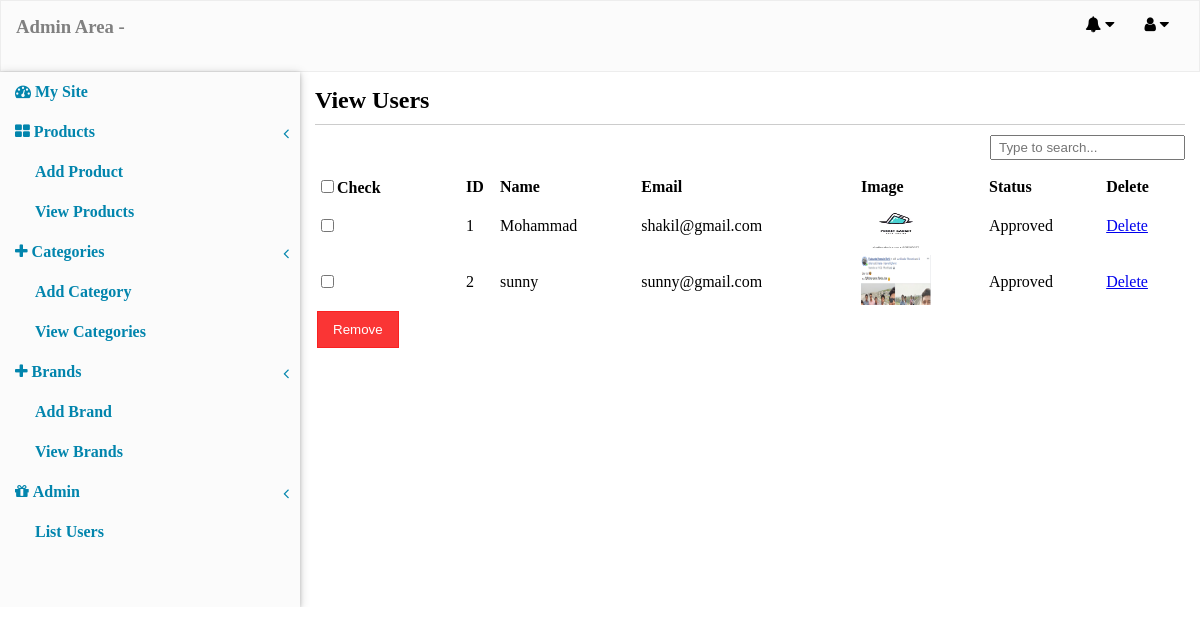
Screenshot of /admin/admin_index.php?action=view_users (signed in) with the database file from the repository.
### tables this page shows
CREATE TABLE `users` (
  `id` int(11) NOT NULL,
  `ip_address` varchar(255) NOT NULL,
  `name` text NOT NULL,
  `email` varchar(255) NOT NULL,
  `password` varchar(100) NOT NULL,
  `country` varchar(100) NOT NULL,
  `city` varchar(100) NOT NULL,
  `contact` text NOT NULL,
  `user_address` text NOT NULL,
  `image` varchar(255) NOT NULL,
  `role` varchar(50) NOT NULL DEFAULT 'guest',
  `visible` tinyint(1) NOT NULL DEFAULT 1
);

### admin/includes/view_users.php (the view, shortened to what this page needs)
<div class="view_product_box">
<h2>View Users</h2>
<div class="border_bottom"></div>
<form action="" method="post" enctype="multipart/form-data" />
<div class="search_bar">
  <input type="text" id="search" placeholder="Type to search..." />
</div>
<table width="100%">
 <thead>
  <tr>
   <th><input type="checkbox" id="checkAll" />Check</th>
   <th>ID</th>
   <th>Name</th>
   <th>Email</th>
   <th>Image</th>
   <th>Status</th>
   <th>Delete</th>
  </tr>
 </thead>
 <?php
 $all_users = mysqli_query($con,"select * from users order by id DESC ");
 $i = 1;
 while($row=mysqli_fetch_array($all_users)){
 ?>
 <tbody>
  <tr>
   <td><input type="checkbox" name="deleteAll[]" value="<?php echo $row['id'];?>" /></td>
   <td><?php echo $i; ?></td>
   <td><?php echo $row['name']; ?></td>
   <td><?php echo $row['email']; ?></td>
   <td>
   <?php if($row['image'] !=''){ ?>
   <img src="../upload-files/<?php echo $row['image']; ?>" width="70" height="50" />
   <?php }else{ ?>
   <img src="../images/profile-icon.png" width="70" height="50" />
   <?php } ?>
   </td>
   <td>
   <?php
   if($row['visible'] == 1){
    echo "Approved";
   }else{
    echo "Pending";
   }
   ?>
   </td>
   <td><a href="index.php?action=view_users&delete_user=<?php echo $row['id'];?>">Delete</a></td>
  </tr>
 </tbody>
 <?php $i++;}  ?>
<tr>
<td><input type="submit" name="delete_all" value="Remove" /></td>
</tr>
</table>
</div>

### admin/admin_index.php (shortened to what this page needs)
<?php
if(!isset($_SESSION['role']) && $_SESSION['role'] !='admin'){
 echo "<script>window.open('login.php','_self')</script>";
}else{
?>
<?php include 'db.php'; ?>
<!DOCTYPE html>
<html>
<head>
<link href="admin_style.css" type="text/css" rel="stylesheet">
<link rel="stylesheet" href="https://cdnjs.cloudflare.com/ajax/libs/font-awesome/4.7.0/css/font-awesome.min.css">
<head>
<body>
 <div class="container">
   <div class="header">
     <div class="navbar-header">
	  <h3><a class="admin_name">Admin Area - <?php echo $_SESSION['name']; ?></a></h3>
	 </div>
	 <div class="navbar-right-header">
	 <ul class="dropdown-navbar-right">
	   <li>
	     <a><i class="fa fa-user"></i>&nbsp;<i class="fa fa-caret-down"></i></a>
	   </li>
	 </ul>
	 <ul class="dropdown-navbar-right">
	   <li>
	     <a><i class="fa fa-bell"></i>&nbsp;<i class="fa fa-caret-down"></i></a>
	   </li>
	 </ul>
	 </div>
   </div>
   <div class="body_container">
     <div class="left_sidebar">
	   <div class="left_sidebar_box">
	   <ul class="left_sidebar_first_level">
         <li><a href="../index.php" target="_blank" ><i class="fa fa-dashboard"></i> My Site</a></li>
		 <li>
		  <a href="#"><i class="fa fa-th-large"></i>&nbsp;Products <i class="arrow fa fa-angle-left"></i></a>
		   <ul class="left_sidebar_second_level">
		     <li><a href="admin_index.php?action=add_pro">Add Product</a></li>
			 <li><a href="admin_index.php?action=view_pro">View Products</a></li>
		   </ul>
		 </li>
		 <li>
		  <a href="#"><i class="fa fa-plus"></i>&nbsp;Categories <i class="arrow fa fa-angle-left"></i></a>
		   <ul class="left_sidebar_second_level">
		     <li><a href="admin_index.php?action=add_cat">Add Category</a></li>
			 <li><a href="admin_index.php?action=view_cat">View Categories</a></li>
		   </ul>
		 </li>
		 <li>
		  <a href="#"><i class="fa fa-plus"></i>&nbsp;Brands <i class="arrow fa fa-angle-left"></i></a>
		   <ul class="left_sidebar_second_level">
		     <li><a href="admin_index.php?action=add_brand">Add Brand</a></li>
			 <li><a href="admin_index.php?action=view_brands">View Brands</a></li>
		   </ul>
		 </li>
		 <li>
		  <a href="#"><i class="fa fa-gift"></i>&nbsp;Admin <i class="arrow fa fa-angle-left"></i></a>
		   <ul class="left_sidebar_second_level">
			 <li><a href="admin_index.php?action=view_users">List Users</a></li>
		   </ul>
		 </li>
		 </ul>
	   </div>
	 </div>
	 <div class="content">
	   <div class="content_box">
	   <?php
	   if(isset($_GET['action'])){
	    $action = $_GET['action'];
	   }else{
	    $action ='';
	   }
	   switch($action){
		case 'view_users';
		include 'includes/view_users.php';
		break;
	   }
	   ?>
	   </div>
	 </div>
   </div>
 </div>
</body>
</html>
<?php }  ?>

### admin/admin_style.css (style rules this page uses)
html, body, div, span, applet, object, iframe, h1, h2, h3, h4, h5, h6, p, blockquote, pre, a, abbr, acronym, address, big, cite, code, del, dfn, em, img, ins, kbd, q, s, samp, small, strike, strong, sub, sup, tt, var, b, u, i, center, dl, dt, dd, ol, ul, li, fieldset, form, label, legend, table, caption, tbody, tfoot, thead, tr, th, td, article, aside, canvas, details, embed, figure, figcaption, footer, header, hgroup, menu, nav, output, ruby, section, summary, time, mark, audio, video { margin: 0; padding: 0; border: 0; }
.container { width:100%; max-width:auto; float:none; clear:none; padding:0; margin:0 auto; overflow:hidden; }
.header { height:40px; background:rgba(250, 250, 250,0.7); border:0.01px solid rgba(235, 235, 235,0.9); padding:15px; }
.navbar-header { width:40%; float:left; }
a.admin_name { text-decoration:none; color:gray; }
.navbar-right-header { width:60%; float:left; }
.navbar-right-header ul { list-style:none; cursor:pointer; margin:0 15px; }
ul.dropdown-navbar-right { float:right; width:auto; position:relative; }
.body_container { width:100%; clear:both; }
.left_sidebar { width:25%; float:left; background:rgba(250, 250, 250,0.7); box-shadow: 0 1px 4px 0 rgba(0,0,0,0.2), 0 2px 10px 0 rgba(0,0,0,0.19); }
.left_sidebar_box { padding-bottom:55px; }
.content { width:75%; float:left; }
.content_box { padding:15px; }
.left_sidebar_box ul { position:relative; display:block; width:auto; }
.left_sidebar_box ul li { line-height:40px; position:relative; }
.arrow { position:absolute; top:13px; right:1px; padding:0 10px 0 3px; }
.left_sidebar_box ul a { padding:5px 15px; color:rgba(2, 133, 173, 1); text-decoration:none; font-weight:bold; }
.left_sidebar_box ul ul li { position:relative; }
.left_sidebar_box ul ul li a { margin-left:20px; }
.border_bottom { border-bottom:0.01px solid rgba(0,0,0,0.2); margin:10px 0; }
.search_bar { float:right; margin-bottom:15px; }
.search_bar input[type=text] { padding:3px 7px; }
.view_product_box th, .view_product_box td { text-align:left; }
.view_product_box input[type=submit] { padding:10px 15px; background: rgba(250, 32, 32, 0.9); border: 0.01px solid rgba(250, 32, 32, 0.9); color:white; }

### rows the page displays
users: name "Mohammad", email "shakil@gmail.com", image (picture), visible "Approved"
users: name "sunny", email "sunny@gmail.com", image (picture), visible "Approved"
